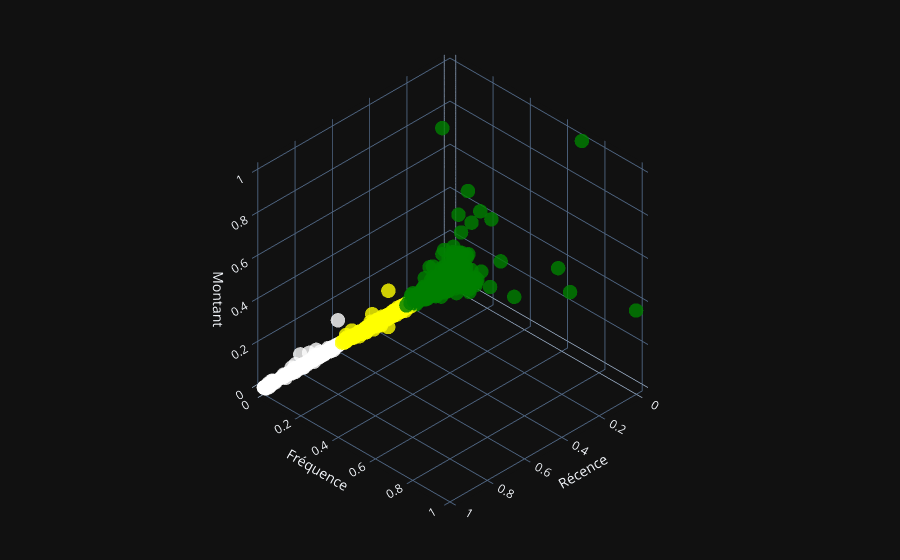

The notebook cell this image was saved under:
### Markdown cell above
### Visualisation 3D de la clientèle segmentée

### Code cell
# Clustering avec le nombre de cluster maximal récupéré en haut
model = KMeans(n_clusters=3)
model.fit(X)
predictions = model.predict(X)

fig = go.Figure(data=[go.Scatter3d( 
    x= x.flatten(),
    y= y.flatten(),
    z= z.flatten(),
    mode='markers',
    marker=dict(
        size=5,
        color=predictions.flatten(),                
        colorscale=[
            [0.0, 'yellow'],
            [0.5, 'white'],
            [1.0, 'green']
        ],  
        opacity=0.8,
        reversescale=True
    )
)])

fig.update_layout(
    template="plotly_dark",
    margin=dict(l=0, r=0, b=0, t=0),
    scene=dict(
        xaxis_title='Récence',
        yaxis_title='Fréquence',
        zaxis_title='Montant'
    )
)

fig.layout.scene.camera.projection.type = "orthographic"
fig.show()

### Figure 1 — Plotly figure (JSON) as saved in the notebook; plotly's stock layout.template omitted (floating-point values rounded to 4 significant figures; data arrays with more than 128 entries replaced by an {"elided": "..."} marker saying what was removed)
{"data": [{"marker": {"color": {"elided": "4267 int values"}, "colorscale": [[0, "yellow"], [0.5, "white"], [1, "green"]], "opacity": 0.8, "reversescale": true, "size": 5}, "mode": "markers", "type": "scatter3d", "x": {"elided": "4267 float values"}, "y": {"elided": "4267 float values"}, "z": {"elided": "4267 float values"}}], "layout": {"margin": {"b": 0, "l": 0, "r": 0, "t": 0}, "scene": {"camera": {"projection": {"type": "orthographic"}}, "xaxis": {"title": {"text": "Récence"}}, "yaxis": {"title": {"text": "Fréquence"}}, "zaxis": {"title": {"text": "Montant"}}}}}
